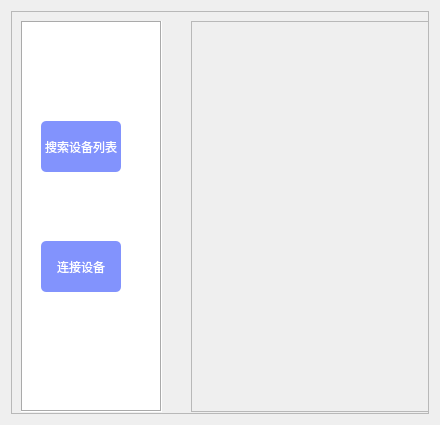
<?xml version="1.0" encoding="UTF-8"?>
<ui version="4.0">
 <class>ChooseDevice</class>
 <widget class="QWidget" name="ChooseDevice">
  <property name="geometry">
   <rect>
    <x>0</x>
    <y>0</y>
    <width>440</width>
    <height>425</height>
   </rect>
  </property>
  <property name="windowTitle">
   <string>选择设备</string>
  </property>
  <property name="styleSheet">
   <string notr="true">#frame_background{
border-image:url(:/img/background-gg.jpg);
}

#fram_funaptions{
	background-color:rgb(255, 255, 255)
}

QPushButton{
    color:#ffffff;
    border: none;
    background-color:#8293fd;
    border-radius: 5px;
}</string>
  </property>
  <layout class="QGridLayout" name="gridLayout">
   <item row="0" column="0">
    <widget class="QFrame" name="frame_background">
     <property name="frameShape">
      <enum>QFrame::StyledPanel</enum>
     </property>
     <property name="frameShadow">
      <enum>QFrame::Raised</enum>
     </property>
     <widget class="QFrame" name="fram_funaptions">
      <property name="geometry">
       <rect>
        <x>10</x>
        <y>10</y>
        <width>141</width>
        <height>391</height>
       </rect>
      </property>
      <property name="styleSheet">
       <string notr="true"/>
      </property>
      <property name="frameShape">
       <enum>QFrame::Box</enum>
      </property>
      <property name="frameShadow">
       <enum>QFrame::Sunken</enum>
      </property>
      <property name="lineWidth">
       <number>1</number>
      </property>
      <property name="midLineWidth">
       <number>0</number>
      </property>
      <widget class="QPushButton" name="m_pbSearch">
       <property name="geometry">
        <rect>
         <x>20</x>
         <y>100</y>
         <width>80</width>
         <height>51</height>
        </rect>
       </property>
       <property name="text">
        <string>搜索设备列表</string>
       </property>
      </widget>
      <widget class="QPushButton" name="m_pbConnect">
       <property name="geometry">
        <rect>
         <x>20</x>
         <y>220</y>
         <width>80</width>
         <height>51</height>
        </rect>
       </property>
       <property name="text">
        <string>连接设备</string>
       </property>
      </widget>
     </widget>
     <widget class="QWidget" name="layoutWidget">
      <property name="geometry">
       <rect>
        <x>180</x>
        <y>10</y>
        <width>241</width>
        <height>391</height>
       </rect>
      </property>
      <layout class="QVBoxLayout" name="verticalLayout_2">
       <item>
        <widget class="QFrame" name="frame_funView">
         <property name="frameShape">
          <enum>QFrame::StyledPanel</enum>
         </property>
         <property name="frameShadow">
          <enum>QFrame::Raised</enum>
         </property>
        </widget>
       </item>
      </layout>
     </widget>
    </widget>
   </item>
  </layout>
 </widget>
 <resources/>
 <connections/>
</ui>
